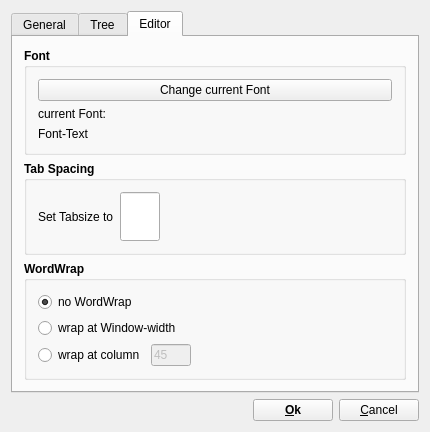
<ui version="4.0" >
 <class>IOptionsDialog</class>
 <widget class="QDialog" name="IOptionsDialog" >
  <property name="geometry" >
   <rect>
    <x>0</x>
    <y>0</y>
    <width>430</width>
    <height>432</height>
   </rect>
  </property>
  <property name="windowTitle" >
   <string>TuxCards Options</string>
  </property>
  <layout class="QVBoxLayout" >
   <property name="spacing" >
    <number>6</number>
   </property>
   <property name="leftMargin" >
    <number>11</number>
   </property>
   <property name="topMargin" >
    <number>11</number>
   </property>
   <property name="rightMargin" >
    <number>11</number>
   </property>
   <property name="bottomMargin" >
    <number>11</number>
   </property>
   <item>
    <widget class="QTabWidget" name="TabWidget2" >
     <property name="currentIndex" >
      <number>2</number>
     </property>
     <widget class="QWidget" name="tab1" >
      <attribute name="title" >
       <string>General</string>
      </attribute>
      <layout class="QVBoxLayout" >
       <item>
        <widget class="QLabel" name="TextLabel1_3" >
         <property name="text" >
          <string>&lt;b>Saving&lt;/b></string>
         </property>
         <property name="wordWrap" >
          <bool>false</bool>
         </property>
        </widget>
       </item>
       <item>
        <layout class="QHBoxLayout" >
         <property name="spacing" >
          <number>6</number>
         </property>
         <property name="leftMargin" >
          <number>0</number>
         </property>
         <property name="topMargin" >
          <number>0</number>
         </property>
         <property name="rightMargin" >
          <number>0</number>
         </property>
         <property name="bottomMargin" >
          <number>0</number>
         </property>
         <item>
          <widget class="QCheckBox" name="autosave" >
           <property name="text" >
            <string>Autosave all</string>
           </property>
           <property name="checked" >
            <bool>true</bool>
           </property>
          </widget>
         </item>
         <item>
          <widget class="QLineEdit" name="saveMinutes" >
           <property name="maximumSize" >
            <size>
             <width>50</width>
             <height>32767</height>
            </size>
           </property>
           <property name="text" >
            <string>15</string>
           </property>
          </widget>
         </item>
         <item>
          <widget class="QLabel" name="TextLabel2_3" >
           <property name="text" >
            <string>Minutes</string>
           </property>
           <property name="wordWrap" >
            <bool>false</bool>
           </property>
          </widget>
         </item>
         <item>
          <spacer>
           <property name="orientation" >
            <enum>Qt::Horizontal</enum>
           </property>
           <property name="sizeType" >
            <enum>QSizePolicy::Expanding</enum>
           </property>
           <property name="sizeHint" >
            <size>
             <width>20</width>
             <height>20</height>
            </size>
           </property>
          </spacer>
         </item>
        </layout>
       </item>
       <item>
        <widget class="QCheckBox" name="saveWhenLeaving" >
         <property name="text" >
          <string>Save Data when leaving TuxCards</string>
         </property>
         <property name="checked" >
          <bool>true</bool>
         </property>
        </widget>
       </item>
       <item>
        <widget class="QCheckBox" name="createBackup" >
         <property name="text" >
          <string>Create Backupfile</string>
         </property>
        </widget>
       </item>
       <item>
        <widget class="Q3GroupBox" name="groupBox7" >
         <property name="title" >
          <string>Execute Command after Saving</string>
         </property>
         <layout class="QHBoxLayout" >
          <item>
           <widget class="QLineEdit" name="pCommandLine" />
          </item>
         </layout>
        </widget>
       </item>
       <item>
        <spacer>
         <property name="orientation" >
          <enum>Qt::Vertical</enum>
         </property>
         <property name="sizeHint" >
          <size>
           <width>20</width>
           <height>50</height>
          </size>
         </property>
        </spacer>
       </item>
       <item>
        <widget class="QLabel" name="textLabel1" >
         <property name="text" >
          <string>&lt;b>Look &amp; Feel&lt;/b></string>
         </property>
         <property name="wordWrap" >
          <bool>false</bool>
         </property>
        </widget>
       </item>
       <item>
        <widget class="Q3GroupBox" name="groupBox7_2" >
         <property name="title" >
          <string>Icon Directory</string>
         </property>
         <layout class="QHBoxLayout" >
          <item>
           <widget class="QLineEdit" name="mpIconDirecory" />
          </item>
         </layout>
        </widget>
       </item>
       <item>
        <spacer>
         <property name="orientation" >
          <enum>Qt::Vertical</enum>
         </property>
         <property name="sizeType" >
          <enum>QSizePolicy::Expanding</enum>
         </property>
         <property name="sizeHint" >
          <size>
           <width>20</width>
           <height>21</height>
          </size>
         </property>
        </spacer>
       </item>
      </layout>
     </widget>
     <widget class="QWidget" name="tab4" >
      <attribute name="title" >
       <string>Tree</string>
      </attribute>
      <layout class="QVBoxLayout" >
       <property name="spacing" >
        <number>6</number>
       </property>
       <property name="leftMargin" >
        <number>11</number>
       </property>
       <property name="topMargin" >
        <number>11</number>
       </property>
       <property name="rightMargin" >
        <number>11</number>
       </property>
       <property name="bottomMargin" >
        <number>11</number>
       </property>
       <item>
        <widget class="Q3GroupBox" name="GroupBox7_2" >
         <property name="font" >
          <font>
           <weight>75</weight>
           <bold>true</bold>
          </font>
         </property>
         <property name="title" >
          <string>Font</string>
         </property>
         <property name="alignment" >
          <set>Qt::AlignLeading|Qt::AlignLeft|Qt::AlignTop</set>
         </property>
         <layout class="QVBoxLayout" >
          <property name="spacing" >
           <number>6</number>
          </property>
          <property name="leftMargin" >
           <number>11</number>
          </property>
          <property name="topMargin" >
           <number>11</number>
          </property>
          <property name="rightMargin" >
           <number>11</number>
          </property>
          <property name="bottomMargin" >
           <number>11</number>
          </property>
          <item>
           <widget class="QPushButton" name="treeFontButton" >
            <property name="font" >
             <font>
              <weight>50</weight>
              <bold>false</bold>
             </font>
            </property>
            <property name="text" >
             <string>Change current Font</string>
            </property>
           </widget>
          </item>
          <item>
           <widget class="QLabel" name="TextLabel2_5_2" >
            <property name="font" >
             <font>
              <weight>50</weight>
              <bold>false</bold>
             </font>
            </property>
            <property name="text" >
             <string>current Font:</string>
            </property>
            <property name="wordWrap" >
             <bool>false</bool>
            </property>
           </widget>
          </item>
          <item>
           <widget class="QLabel" name="treeFontText" >
            <property name="font" >
             <font>
              <weight>50</weight>
              <bold>false</bold>
             </font>
            </property>
            <property name="text" >
             <string>Font-Text</string>
            </property>
            <property name="wordWrap" >
             <bool>false</bool>
            </property>
           </widget>
          </item>
          <item>
           <spacer>
            <property name="orientation" >
             <enum>Qt::Vertical</enum>
            </property>
            <property name="sizeType" >
             <enum>QSizePolicy::Expanding</enum>
            </property>
            <property name="sizeHint" >
             <size>
              <width>20</width>
              <height>20</height>
             </size>
            </property>
           </spacer>
          </item>
         </layout>
        </widget>
       </item>
       <item>
        <spacer>
         <property name="orientation" >
          <enum>Qt::Vertical</enum>
         </property>
         <property name="sizeType" >
          <enum>QSizePolicy::Expanding</enum>
         </property>
         <property name="sizeHint" >
          <size>
           <width>20</width>
           <height>20</height>
          </size>
         </property>
        </spacer>
       </item>
      </layout>
     </widget>
     <widget class="QWidget" name="tab5" >
      <attribute name="title" >
       <string>Editor</string>
      </attribute>
      <layout class="QVBoxLayout" >
       <item>
        <widget class="Q3GroupBox" name="GroupBox7" >
         <property name="font" >
          <font>
           <weight>75</weight>
           <bold>true</bold>
          </font>
         </property>
         <property name="title" >
          <string>Font</string>
         </property>
         <property name="alignment" >
          <set>Qt::AlignLeading|Qt::AlignLeft|Qt::AlignTop</set>
         </property>
         <layout class="QVBoxLayout" >
          <property name="spacing" >
           <number>6</number>
          </property>
          <property name="leftMargin" >
           <number>11</number>
          </property>
          <property name="topMargin" >
           <number>11</number>
          </property>
          <property name="rightMargin" >
           <number>11</number>
          </property>
          <property name="bottomMargin" >
           <number>11</number>
          </property>
          <item>
           <widget class="QPushButton" name="editorFontButton" >
            <property name="font" >
             <font>
              <weight>50</weight>
              <bold>false</bold>
             </font>
            </property>
            <property name="text" >
             <string>Change current Font</string>
            </property>
           </widget>
          </item>
          <item>
           <widget class="QLabel" name="TextLabel2_5" >
            <property name="font" >
             <font>
              <weight>50</weight>
              <bold>false</bold>
             </font>
            </property>
            <property name="text" >
             <string>current Font:</string>
            </property>
            <property name="wordWrap" >
             <bool>false</bool>
            </property>
           </widget>
          </item>
          <item>
           <widget class="QLabel" name="editorFontText" >
            <property name="font" >
             <font>
              <weight>50</weight>
              <bold>false</bold>
             </font>
            </property>
            <property name="text" >
             <string>Font-Text</string>
            </property>
            <property name="wordWrap" >
             <bool>false</bool>
            </property>
           </widget>
          </item>
         </layout>
        </widget>
       </item>
       <item>
        <widget class="Q3GroupBox" name="GroupBox5" >
         <property name="font" >
          <font>
           <weight>75</weight>
           <bold>true</bold>
          </font>
         </property>
         <property name="title" >
          <string>Tab Spacing</string>
         </property>
         <layout class="QHBoxLayout" >
          <property name="spacing" >
           <number>6</number>
          </property>
          <property name="leftMargin" >
           <number>11</number>
          </property>
          <property name="topMargin" >
           <number>11</number>
          </property>
          <property name="rightMargin" >
           <number>11</number>
          </property>
          <property name="bottomMargin" >
           <number>11</number>
          </property>
          <item>
           <widget class="QLabel" name="TextLabel1" >
            <property name="font" >
             <font>
              <weight>50</weight>
              <bold>false</bold>
             </font>
            </property>
            <property name="text" >
             <string>Set Tabsize to</string>
            </property>
            <property name="wordWrap" >
             <bool>false</bool>
            </property>
           </widget>
          </item>
          <item>
           <widget class="QLineEdit" name="tabSize" >
            <property name="minimumSize" >
             <size>
              <width>0</width>
              <height>0</height>
             </size>
            </property>
            <property name="maximumSize" >
             <size>
              <width>40</width>
              <height>32767</height>
             </size>
            </property>
            <property name="font" >
             <font>
              <weight>50</weight>
              <bold>false</bold>
             </font>
            </property>
           </widget>
          </item>
          <item>
           <spacer>
            <property name="orientation" >
             <enum>Qt::Horizontal</enum>
            </property>
            <property name="sizeType" >
             <enum>QSizePolicy::Expanding</enum>
            </property>
            <property name="sizeHint" >
             <size>
              <width>20</width>
              <height>20</height>
             </size>
            </property>
           </spacer>
          </item>
         </layout>
        </widget>
       </item>
       <item>
        <widget class="Q3ButtonGroup" name="ButtonGroup17" >
         <property name="font" >
          <font>
           <weight>75</weight>
           <bold>true</bold>
          </font>
         </property>
         <property name="title" >
          <string>WordWrap</string>
         </property>
         <layout class="QVBoxLayout" >
          <property name="spacing" >
           <number>6</number>
          </property>
          <property name="leftMargin" >
           <number>11</number>
          </property>
          <property name="topMargin" >
           <number>11</number>
          </property>
          <property name="rightMargin" >
           <number>11</number>
          </property>
          <property name="bottomMargin" >
           <number>11</number>
          </property>
          <item>
           <widget class="QRadioButton" name="noWrap" >
            <property name="font" >
             <font>
              <weight>50</weight>
              <bold>false</bold>
             </font>
            </property>
            <property name="text" >
             <string>no WordWrap</string>
            </property>
            <property name="checked" >
             <bool>true</bool>
            </property>
           </widget>
          </item>
          <item>
           <widget class="QRadioButton" name="widgetWrap" >
            <property name="font" >
             <font>
              <weight>50</weight>
              <bold>false</bold>
             </font>
            </property>
            <property name="text" >
             <string>wrap at Window-width</string>
            </property>
           </widget>
          </item>
          <item>
           <layout class="QHBoxLayout" >
            <property name="spacing" >
             <number>6</number>
            </property>
            <property name="leftMargin" >
             <number>0</number>
            </property>
            <property name="topMargin" >
             <number>0</number>
            </property>
            <property name="rightMargin" >
             <number>0</number>
            </property>
            <property name="bottomMargin" >
             <number>0</number>
            </property>
            <item>
             <widget class="QRadioButton" name="columnWrap" >
              <property name="font" >
               <font>
                <weight>50</weight>
                <bold>false</bold>
               </font>
              </property>
              <property name="text" >
               <string>wrap at column</string>
              </property>
             </widget>
            </item>
            <item>
             <widget class="QLineEdit" name="wrapColumn" >
              <property name="enabled" >
               <bool>false</bool>
              </property>
              <property name="sizePolicy" >
               <sizepolicy vsizetype="Fixed" hsizetype="Fixed" >
                <horstretch>0</horstretch>
                <verstretch>0</verstretch>
               </sizepolicy>
              </property>
              <property name="minimumSize" >
               <size>
                <width>0</width>
                <height>0</height>
               </size>
              </property>
              <property name="maximumSize" >
               <size>
                <width>40</width>
                <height>32767</height>
               </size>
              </property>
              <property name="font" >
               <font>
                <weight>50</weight>
                <bold>false</bold>
               </font>
              </property>
              <property name="text" >
               <string>45</string>
              </property>
             </widget>
            </item>
            <item>
             <spacer>
              <property name="orientation" >
               <enum>Qt::Horizontal</enum>
              </property>
              <property name="sizeType" >
               <enum>QSizePolicy::Expanding</enum>
              </property>
              <property name="sizeHint" >
               <size>
                <width>20</width>
                <height>20</height>
               </size>
              </property>
             </spacer>
            </item>
           </layout>
          </item>
         </layout>
        </widget>
       </item>
      </layout>
     </widget>
    </widget>
   </item>
   <item>
    <layout class="QHBoxLayout" >
     <property name="spacing" >
      <number>6</number>
     </property>
     <property name="leftMargin" >
      <number>0</number>
     </property>
     <property name="topMargin" >
      <number>0</number>
     </property>
     <property name="rightMargin" >
      <number>0</number>
     </property>
     <property name="bottomMargin" >
      <number>0</number>
     </property>
     <item>
      <spacer>
       <property name="orientation" >
        <enum>Qt::Horizontal</enum>
       </property>
       <property name="sizeType" >
        <enum>QSizePolicy::Expanding</enum>
       </property>
       <property name="sizeHint" >
        <size>
         <width>20</width>
         <height>20</height>
        </size>
       </property>
      </spacer>
     </item>
     <item>
      <widget class="QPushButton" name="mpOkButton" >
       <property name="font" >
        <font>
         <weight>75</weight>
         <bold>true</bold>
        </font>
       </property>
       <property name="text" >
        <string>&amp;Ok</string>
       </property>
       <property name="shortcut" >
        <string>Alt+O</string>
       </property>
      </widget>
     </item>
     <item>
      <widget class="QPushButton" name="PushButton19" >
       <property name="text" >
        <string>&amp;Cancel</string>
       </property>
      </widget>
     </item>
    </layout>
   </item>
  </layout>
 </widget>
 <layoutdefault spacing="6" margin="11" />
 <customwidgets>
  <customwidget>
   <class>Q3GroupBox</class>
   <extends>QGroupBox</extends>
   <header>Qt3Support/Q3GroupBox</header>
   <container>1</container>
  </customwidget>
  <customwidget>
   <class>Q3ButtonGroup</class>
   <extends>Q3GroupBox</extends>
   <header>Qt3Support/Q3ButtonGroup</header>
   <container>1</container>
  </customwidget>
 </customwidgets>
 <resources/>
 <connections>
  <connection>
   <sender>mpOkButton</sender>
   <signal>released()</signal>
   <receiver>IOptionsDialog</receiver>
   <slot>accept()</slot>
   <hints>
    <hint type="sourcelabel" >
     <x>20</x>
     <y>20</y>
    </hint>
    <hint type="destinationlabel" >
     <x>20</x>
     <y>20</y>
    </hint>
   </hints>
  </connection>
  <connection>
   <sender>PushButton19</sender>
   <signal>released()</signal>
   <receiver>IOptionsDialog</receiver>
   <slot>reject()</slot>
   <hints>
    <hint type="sourcelabel" >
     <x>20</x>
     <y>20</y>
    </hint>
    <hint type="destinationlabel" >
     <x>20</x>
     <y>20</y>
    </hint>
   </hints>
  </connection>
  <connection>
   <sender>columnWrap</sender>
   <signal>toggled(bool)</signal>
   <receiver>wrapColumn</receiver>
   <slot>setEnabled(bool)</slot>
   <hints>
    <hint type="sourcelabel" >
     <x>20</x>
     <y>20</y>
    </hint>
    <hint type="destinationlabel" >
     <x>20</x>
     <y>20</y>
    </hint>
   </hints>
  </connection>
  <connection>
   <sender>autosave</sender>
   <signal>toggled(bool)</signal>
   <receiver>saveMinutes</receiver>
   <slot>setEnabled(bool)</slot>
   <hints>
    <hint type="sourcelabel" >
     <x>20</x>
     <y>20</y>
    </hint>
    <hint type="destinationlabel" >
     <x>20</x>
     <y>20</y>
    </hint>
   </hints>
  </connection>
  <connection>
   <sender>treeFontButton</sender>
   <signal>clicked()</signal>
   <receiver>IOptionsDialog</receiver>
   <slot>changeTreeFont()</slot>
   <hints>
    <hint type="sourcelabel" >
     <x>20</x>
     <y>20</y>
    </hint>
    <hint type="destinationlabel" >
     <x>20</x>
     <y>20</y>
    </hint>
   </hints>
  </connection>
  <connection>
   <sender>editorFontButton</sender>
   <signal>clicked()</signal>
   <receiver>IOptionsDialog</receiver>
   <slot>changeEditFont()</slot>
   <hints>
    <hint type="sourcelabel" >
     <x>20</x>
     <y>20</y>
    </hint>
    <hint type="destinationlabel" >
     <x>20</x>
     <y>20</y>
    </hint>
   </hints>
  </connection>
 </connections>
</ui>
